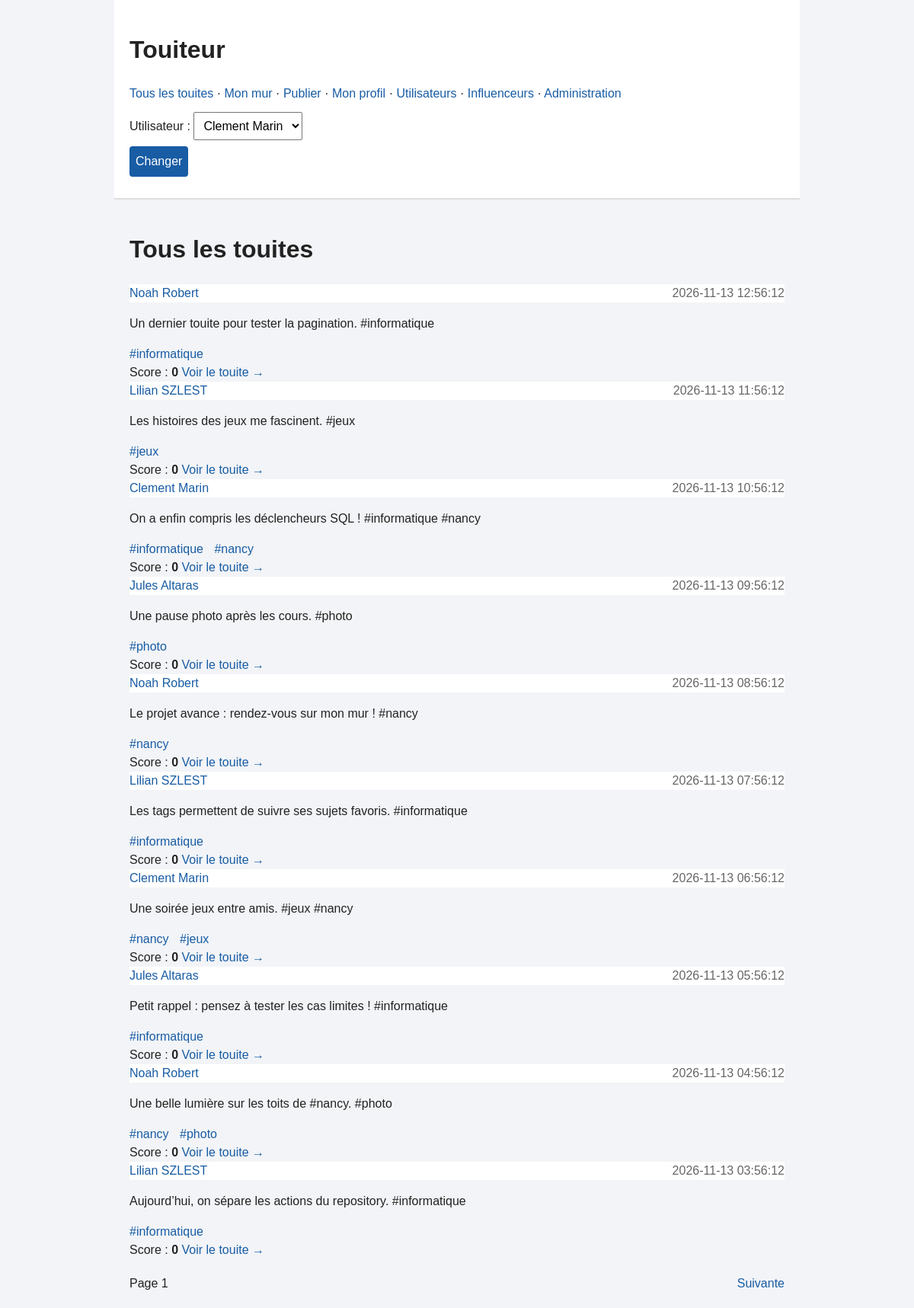
The page / on the database its author committed.
### tables this page shows
CREATE TABLE TOUITE (
    id_touite INT,
    contenu VARCHAR(235),
    date_publication DATETIME,
    id_utilisateur INT,

    CONSTRAINT pk_touite PRIMARY KEY (id_touite),

    CONSTRAINT fk_touite_utilisateur
        FOREIGN KEY (id_utilisateur)
        REFERENCES UTILISATEUR(id_utilisateur)
);

CREATE TABLE UTILISATEUR (
    id_utilisateur INT,
    nom VARCHAR(50),
    prenom VARCHAR(50),
    email VARCHAR(100),
    nb_touites INT DEFAULT 0,

    CONSTRAINT pk_utilisateur PRIMARY KEY (id_utilisateur),
    CONSTRAINT uq_utilisateur_email UNIQUE (email)
);

CREATE TABLE TAG (
    id_tag INT,
    libelle VARCHAR(15),
    description VARCHAR(50),

    CONSTRAINT pk_tag PRIMARY KEY (id_tag),
    CONSTRAINT uq_tag_libelle UNIQUE (libelle)
);

### index.php (called while the page is built, shortened)
<?php
$dispatcher = new Dispatcher();
$dispatcher->run();

### classes/classes principales/Touite.php (called while the page is built, shortened)
<?php
class Touite {
    public function __construct(int $id, string $contenu, string $date, Utilisateur $auteur, int $score, array $tags, ?array $image) {
        $this->id      = $id;
        $this->contenu = $contenu;
        $this->date    = $date;
        $this->auteur  = $auteur;
        $this->score   = $score;
        $this->tags    = $tags;
    }
}

### classes/classes principales/Utilisateur.php (called while the page is built, shortened)
<?php
class Utilisateur
{
    public string $nom;
    public string $prenom;
    public function __construct(int $id, string $nom, string $prenom, string $email, int $nbTouites)
    {
        $this->id = $id;
        $this->nom = $nom;
        $this->prenom = $prenom;
    }
    public function nomComplet(): string
    {
        return $this->prenom . " " . $this->nom;
    }
}

### classes/repository/Repository.php (called while the page is built, shortened)
<?php
class Repository
{
    public function __construct()
    {
        $this->pdo = Connexion::obtenir();
    }
}

### classes/config/Connexion.php (called while the page is built, shortened)
<?php
class Connexion
{
    private static ?\PDO $pdo = null;
    public static function obtenir(): ?\PDO
    {
        if (self::$pdo !== null) {
            return self::$pdo;
        }
        $config = parse_ini_file(__DIR__ . '/touiteur.ini');
        $dsn = 'mysql:host=' . $config['host'] . ';port=' . $config['port'];
        $dsn .= ';dbname=' . $config['database'] . ';charset=utf8mb4';
        try {
            $pdo = new \PDO($dsn, $config['username'], $config['password']);
            $pdo->setAttribute(\PDO::ATTR_ERRMODE, \PDO::ERRMODE_EXCEPTION);
            $pdo->setAttribute(\PDO::ATTR_DEFAULT_FETCH_MODE, \PDO::FETCH_ASSOC);
            foreach (['TAG', 'IMAGE', 'SUIVRE', 'ABONNEMENT_TAG', 'TOUITE_TAG'] as $table) {
                $pdo->query('SELECT * FROM ' . $table . ' LIMIT 1');
            }
            $pdo->query('SELECT * FROM TOUITE LIMIT 1');
            $pdo->exec("SET time_zone = '" . date('P') . "'");
            self::$pdo = $pdo;
            return $pdo;
        } catch (\PDOException $e) {
            die('Erreur BDD : ' . htmlspecialchars($e->getMessage()));
        }
    }
}

### classes/repository/TouiteRepository.php (called while the page is built, shortened)
<?php
class TouiteRepository extends Repository
{
    public function trouver(int $id): Touite
    {
        $sql = 'SELECT * FROM TOUITE WHERE id_touite = ?';
        $requete = $this->pdo->prepare($sql);
        $requete->execute([$id]);
        $ligne = $requete->fetch();
        $utilisateurRepository = new UtilisateurRepository();
        $auteur = $utilisateurRepository->trouver((int) $ligne['id_utilisateur']);
        $score = $this->score($id);
        $tagRepository = new TagRepository();
        $tags = $tagRepository->pourTouite($id);
        $image = $this->imageTouite($id);
        return new Touite($id, (string) $ligne['contenu'], (string) $ligne['date_publication'], $auteur, $score, $tags, $image);
    }
    public function lister(string $mode, int $id, int $page): array
    {
        $sql = 'SELECT t.id_touite FROM TOUITE t';
        $parametres = [];
        $debut = ($page - 1) * 10;
        $sql .= ' ORDER BY t.date_publication DESC, t.id_touite DESC LIMIT 11 OFFSET ' . (int) $debut;
        $requete = $this->pdo->prepare($sql);
        $requete->execute($parametres);
        $lignes = $requete->fetchAll();
        $touites = [];
        foreach ($lignes as $ligne) {
            if (count($touites) === 10) {
                break;
            }
            $touites[] = $this->trouver($ligne['id_touite']);
        }
        return ['items' => $touites, 'next' => count($lignes) > 10];
    }
    public function score(int $touite): int
    {
        $score = 0;
        return $score;
    }
    public function imageTouite(int $id): ?array
    {
        $sql = 'SELECT * FROM IMAGE WHERE id_touite = ?';
        $requete = $this->pdo->prepare($sql);
        $requete->execute([$id]);
        $image = $requete->fetch();
        if ($image === false) {
            return null;
        }
        return $image;
    }
}

### classes/repository/UtilisateurRepository.php (called while the page is built, shortened)
<?php
class UtilisateurRepository extends Repository {
    public function trouver(int $id): Utilisateur {
        $sql     = 'SELECT * FROM UTILISATEUR WHERE id_utilisateur = ?';
        $requete = $this->pdo->prepare($sql);
        $requete->execute([$id]);
        $ligne = $requete->fetch();
        return new Utilisateur($id, (string) $ligne['nom'], (string) $ligne['prenom'],
        (string) $ligne['email'], (int) $ligne['nb_touites']);
    }
}

### classes/classes principales/Tag.php (called while the page is built, shortened)
<?php
class Tag
{
    public function __construct(int $id, string $libelle, string $description)
    {
        $this->id = $id;
        $this->libelle = $libelle;
    }
}

### classes/repository/TagRepository.php (called while the page is built, shortened)
<?php
class TagRepository extends Repository
{
    public function trouver(int $id): Tag
    {
        $sql = 'SELECT * FROM TAG WHERE id_tag = ?';
        $requete = $this->pdo->prepare($sql);
        $requete->execute([$id]);
        $ligne = $requete->fetch();
        return new Tag($id, $ligne['libelle'], (string) $ligne['description']);
    }
    public function pourTouite(int $id): array
    {
        $sql = 'SELECT id_tag FROM TOUITE_TAG WHERE id_touite = ?';
        $requete = $this->pdo->prepare($sql);
        $requete->execute([$id]);
        $lignes = $requete->fetchAll();
        $tags = [];
        foreach ($lignes as $ligne) {
            $tags[] = $this->trouver($ligne['id_tag']);
        }
        return $tags;
    }
}

### classes/renderer/TouiteRenderer.php (the view, shortened to what this page needs)
<?php
class TouiteRenderer {
    private Touite $touite;
    private bool $detail;
    public function __construct(Touite $touite, bool $detail = false) {
        $this->touite = $touite;
        $this->detail = $detail;
    }
    public function render(): string {
        $t     = $this->touite;
        $texte = $t->contenu;
        ?>
        <article class=" carte touite">
            <header>
                <a class="author" href="?action=author&id=<?= $t->auteur->id ?>">
                    <?= htmlspecialchars($t->auteur->nomComplet()) ?>
                </a>
                <time><?= htmlspecialchars($t->date) ?></time>
            </header>
            <p class="content"><?= htmlspecialchars($texte) ?></p>
            <div class="tags">
                <?php foreach ($t->tags as $tag): ?>
                    <a class="chip" href="?action=tag&id=<?= $tag->id ?>">#<?= htmlspecialchars($tag->libelle) ?></a>
                <?php endforeach; ?>
            </div>
            <footer>
                <span>Score : <strong><?= $t->score ?></strong>
                </span>
                <?php if (!$this->detail): ?>
                    <a href="?action=detail&id=<?= $t->id ?>">Voir le touite →</a>
                <?php endif; ?>
            </footer>
        </article>
        <?php
        return ob_get_clean();
    }
    public static function liste(array $resultat, string $url, int $page): string {
        $html = '';
        foreach ($resultat['items'] as $touite) {
            $renderer = new TouiteRenderer($touite);
            $html .= $renderer->render();
        }
        $html .= '<nav class="pagination" aria-label="Pagination">';
            $html .= '<span>Page ' . $page . '</span>';
            if ($resultat['next']) {
                $html .= '<a href="' . htmlspecialchars($url . '&page=' . ($page + 1)) . '">Suivante</a>';
            }
            return $html . '
                </nav>';
        }
    }

### CSS/style.css (style rules this page uses)
* { box-sizing: border-box; }
body { margin: 0; background: #f2f4f7; color: #222; font-family: Arial, sans-serif; line-height: 1.5; }
header, main { max-width: 900px; margin: auto; padding: 20px; }
header { background: white; border-bottom: 2px solid #ddd; }
a { color: #185ca4; text-decoration: none; }
article header { padding: 0; border: 0; display: flex; justify-content: space-between; gap: 15px; }
time { color: #666; }
.content { white-space: pre-wrap; overflow-wrap: anywhere; }
.chip { display: inline-block; margin-right: 10px; }
.pagination { display: flex; justify-content: space-between; margin-top: 20px; }

### rows shown on the page
touite: id_utilisateur.nom "Noah Robert", date_publication "2026-11-13 12:56:12", contenu "Un dernier touite pour tester la pagination. #informatique", score "0"
tag: libelle "informatique"
touite: id_utilisateur.nom "Lilian SZLEST", date_publication "2026-11-13 11:56:12", contenu "Les histoires des jeux me fascinent. #jeux", score "0"
tag: libelle "jeux"
touite: id_utilisateur.nom "Clement Marin", date_publication "2026-11-13 10:56:12", contenu "On a enfin compris les déclencheurs SQL ! #informatique #nancy", score "0"
tag: libelle "nancy"
touite: id_utilisateur.nom "Jules Altaras", date_publication "2026-11-13 09:56:12", contenu "Une pause photo après les cours. #photo", score "0"
tag: libelle "photo"
touite: id_utilisateur.nom "Noah Robert", date_publication "2026-11-13 08:56:12", contenu "Le projet avance : rendez-vous sur mon mur ! #nancy", score "0"
touite: id_utilisateur.nom "Lilian SZLEST", date_publication "2026-11-13 07:56:12", contenu "Les tags permettent de suivre ses sujets favoris. #informatique", score "0"
touite: id_utilisateur.nom "Clement Marin", date_publication "2026-11-13 06:56:12", contenu "Une soirée jeux entre amis. #jeux #nancy", score "0"
touite: id_utilisateur.nom "Jules Altaras", date_publication "2026-11-13 05:56:12", contenu "Petit rappel : pensez à tester les cas limites ! #informatique", score "0"
touite: id_utilisateur.nom "Noah Robert", date_publication "2026-11-13 04:56:12", contenu "Une belle lumière sur les toits de #nancy. #photo", score "0"
touite: id_utilisateur.nom "Lilian SZLEST", date_publication "2026-11-13 03:56:12", contenu "Aujourd’hui, on sépare les actions du repository. #informatique", score "0"

### other values the page prints
$page "1"
form field user_id "Clement Marin"
